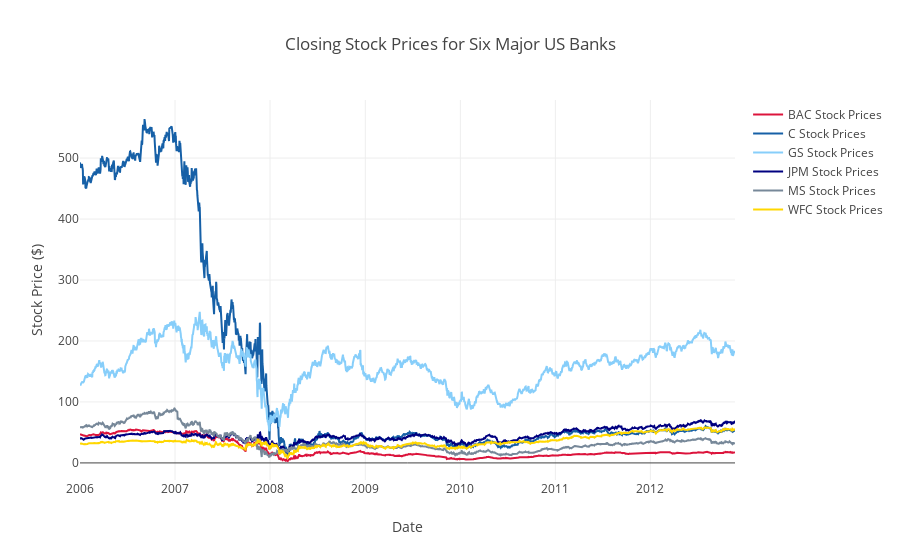

Notebook code cell kept with this figure:
### Code cell
plotfunc(banks,colorlist,tickers)

### Figure 1 — Plotly figure (JSON) as saved in the notebook; plotly's stock layout.template omitted (floating-point values rounded to 4 significant figures; data arrays with more than 128 entries replaced by an {"elided": "..."} marker saying what was removed)
{"data": [{"line": {"color": "rgb(220,20,60)", "width": 2}, "name": "BAC Stock Prices", "type": "scatter", "uid": "ceacfbe7-30bf-48e2-b875-c6876b13c2d2", "x": {"elided": "3653 str values"}, "y": {"elided": "2517 float values"}}, {"line": {"color": "rgb(22, 96, 167)", "width": 2}, "name": "C Stock Prices", "type": "scatter", "uid": "0d972f23-13e4-48cd-bbfd-4c132b223fd2", "x": {"elided": "3653 str values"}, "y": {"elided": "2517 float values"}}, {"line": {"color": "rgb(135,206,250)", "width": 2}, "name": "GS Stock Prices", "type": "scatter", "uid": "c74b47c2-64e9-4f22-bc5e-daad3da1ee21", "x": {"elided": "3653 str values"}, "y": {"elided": "2517 float values"}}, {"line": {"color": "rgb(0,0,128)", "width": 2}, "name": "JPM Stock Prices", "type": "scatter", "uid": "fc558419-2d6d-40b6-916a-889bbac923a9", "x": {"elided": "3653 str values"}, "y": {"elided": "2517 float values"}}, {"line": {"color": "rgb(119,136,153)", "width": 2}, "name": "MS Stock Prices", "type": "scatter", "uid": "409d6180-24ef-4b4e-b1fc-b398710a8641", "x": {"elided": "3653 str values"}, "y": {"elided": "2517 float values"}}, {"line": {"color": "rgb(255,215,0)", "width": 2}, "name": "WFC Stock Prices", "type": "scatter", "uid": "511b33af-fb9a-4952-9dd0-79ba75823275", "x": {"elided": "3653 str values"}, "y": {"elided": "2517 float values"}}], "layout": {"title": {"text": "Closing Stock Prices for Six Major US Banks"}, "xaxis": {"title": {"text": "Date"}}, "yaxis": {"title": {"text": "Stock Price ($)"}}}}
